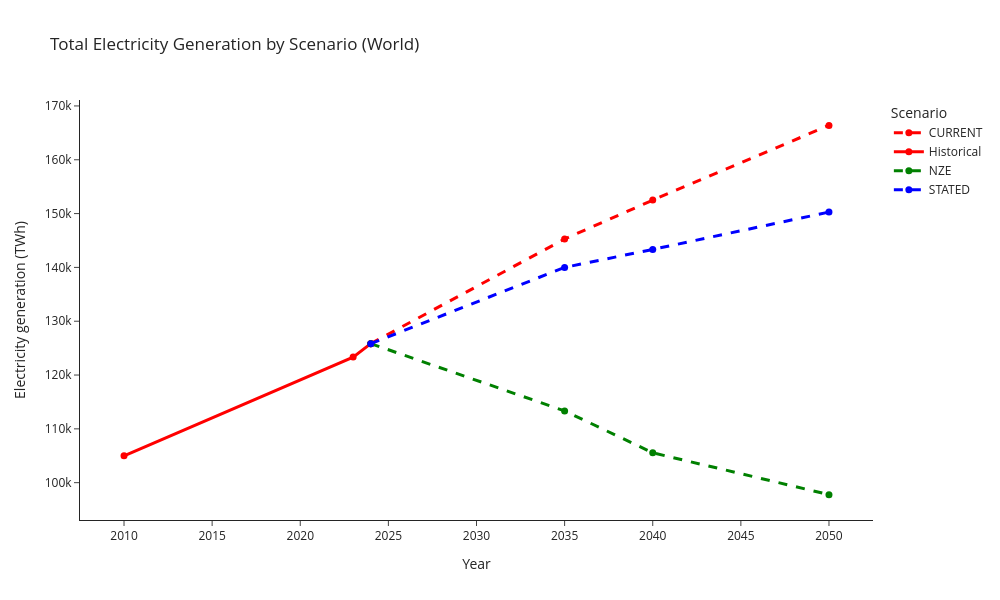

The notebook cell this image was saved under:
### Code cell
import plotly.graph_objects as go

fig = go.Figure()

style_map = {
    "Historical": dict(color="red",  dash="solid"),
    "CURRENT":    dict(color="red",  dash="dash"),
    "STATED":     dict(color="blue", dash="dash"),
    "NZE":        dict(color="green", dash="dash"),
}

for scenario, sub in df_gen.groupby("Scenario"):
    fig.add_trace(
        go.Scatter(
            x=sub["Year"],
            y=sub["Total_final_consumption_TWh"],
            mode="lines+markers",
            name=scenario,
            line=dict(
                color=style_map[scenario]["color"],
                dash=style_map[scenario]["dash"],
                width=3
            ),
            marker=dict(size=7),
        )
    )

fig.update_layout(
    title="Total Electricity Generation by Scenario (World)",
    xaxis_title="Year",
    yaxis_title="Electricity consumption (TWh)",
    legend_title="Scenario",
    template="simple_white",
    width=1000,
    height=600,
)

fig.show()

### Figure 1 — Plotly figure (JSON) as saved in the notebook; plotly's stock layout.template omitted (floating-point values rounded to 4 significant figures)
{"data": [{"line": {"color": "red", "dash": "dash", "width": 3}, "marker": {"size": 7}, "mode": "lines+markers", "name": "CURRENT", "type": "scatter", "x": [2024, 2035, 2040, 2050], "y": [125800.0, 145300.0, 152500.0, 166400.0]}, {"line": {"color": "red", "dash": "solid", "width": 3}, "marker": {"size": 7}, "mode": "lines+markers", "name": "Historical", "type": "scatter", "x": [2010, 2023, 2024], "y": [105000.0, 123300.0, 125800.0]}, {"line": {"color": "green", "dash": "dash", "width": 3}, "marker": {"size": 7}, "mode": "lines+markers", "name": "NZE", "type": "scatter", "x": [2024, 2035, 2040, 2050], "y": [125800.0, 113300.0, 105600.0, 97780.0]}, {"line": {"color": "blue", "dash": "dash", "width": 3}, "marker": {"size": 7}, "mode": "lines+markers", "name": "STATED", "type": "scatter", "x": [2024, 2035, 2040, 2050], "y": [125800.0, 140000.0, 143300.0, 150300.0]}], "layout": {"height": 600, "legend": {"title": {"text": "Scenario"}}, "title": {"text": "Total Electricity Generation by Scenario (World)"}, "width": 1000, "xaxis": {"title": {"text": "Year"}}, "yaxis": {"title": {"text": "Electricity generation (TWh)"}}}}
